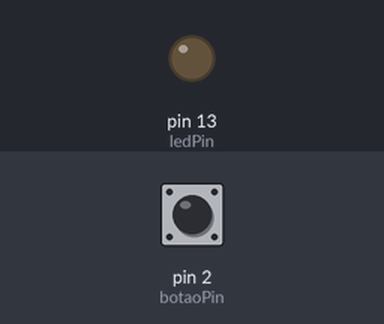
Recording of a sketch running on a simulated Arduino Uno, built with avr-gcc and run on an emulated ATmega328P. Shown: output pins drawn as LEDs (lit = HIGH). The test bench sets the inputs (shaded band); at power-on: pin 2 (botaoPin) LOW.

Above: at 1.2 s.
1.3 s: pin 2 (botaoPin) pulled HIGH for 3.2 s
At 2.3 s:
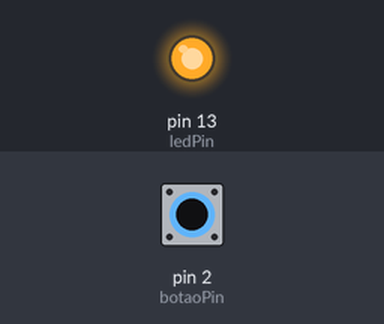
6.8 s: pin 2 (botaoPin) pulled HIGH for 0.15 s
At 9.2 s:
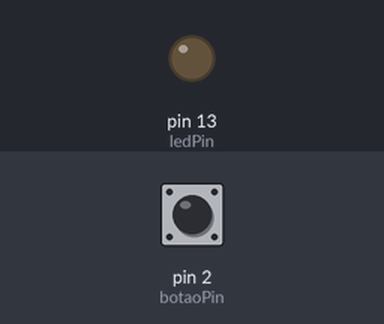
9.9 s: pin 2 (botaoPin) pulled HIGH for 1 s
At 11.2 s:
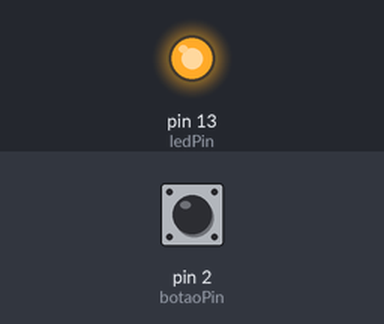
Timing chart, 0 to 13.4 s (numbered marks = the images above; inputs shaded):
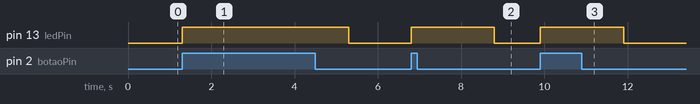

The sketch:

Atv6.ino
```cpp
 int botaoPin = 2;
 int ledPin = 13;

void setup() {
  pinMode(botaoPin, INPUT);
  pinMode(ledPin, OUTPUT);
  digitalWrite(ledPin,LOW);
}

void loop() {
  if (digitalRead(botaoPin) == HIGH) {
    digitalWrite(ledPin, HIGH);   // aplica novo estado no LED
    delay(2000);
    digitalWrite(ledPin, LOW);                    // debounce simples
  }
} 
```

Measured:
- after the input at 1.3 s, pin 13 (ledPin): LOW → HIGH at once, → LOW 4.0 s later
- after the input at 6.8 s, pin 13 (ledPin): LOW → HIGH at once, → LOW 2.0 s later
- after the input at 9.9 s, pin 13 (ledPin): LOW → HIGH at once, → LOW 2.0 s later
